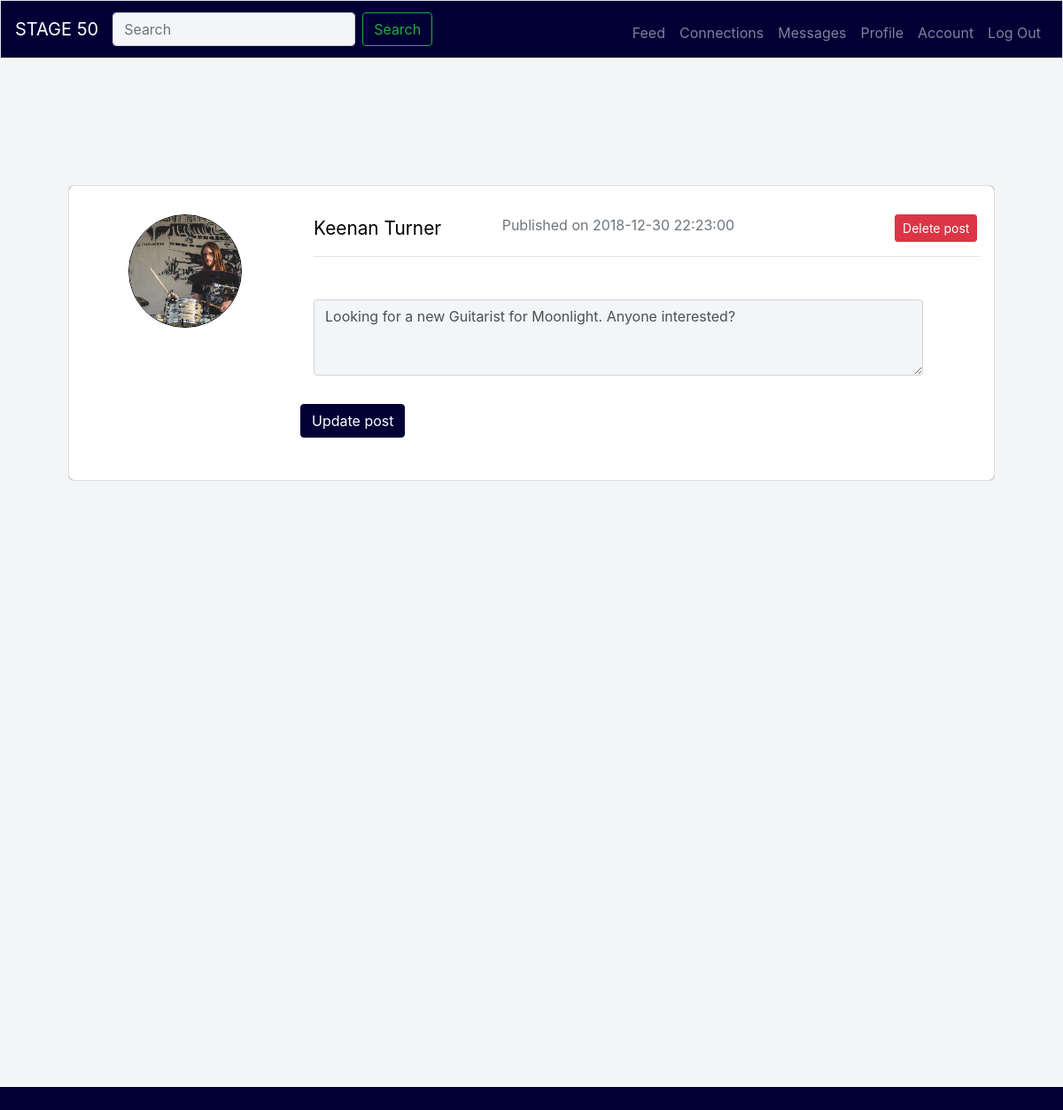
/post/14/edit (signed in), run on the app's committed database.
### tables this page shows
CREATE TABLE 'users' (
    'id' integer PRIMARY KEY AUTOINCREMENT NOT NULL,
    'first' varchar(100) NOT NULL,
    'last' varchar(100) NOT NULL,
    'email' varchar(100) NOT NULL UNIQUE,
    'hash' text NOT NULL,
    'created_at' datetime NOT NULL
);

CREATE TABLE 'posts' (
    'id' integer PRIMARY KEY AUTOINCREMENT NOT NULL,
    'author_id' integer NOT NULL REFERENCES users(id),
    'content' text NOT NULL,
    'date_published' datetime NOT NULL
);

### application.py (the view)
@app.route("/post/<postid>/edit", methods=["GET", "POST"])
@login_required
def post_edit(postid):
    if request.method == "POST":
        if not request.form.get("content"):
            flash("Post cannot be empty.", "danger")
            return redirect("/post/" + postid + "/edit")
        update_post(conn, postid, request.form.get("content"))
        flash("Post updated!", "success")
        return redirect("/post/" + postid)
    else:
        post = get_post(conn, postid)
        if session["user_id"] != post["author_id"]:
            flash("You don't have permission to do that.", "danger")
            return redirect("/post/" + postid)
        return render_template("post_edit.html", post=post)

### application.py (called while the page is built)
@app.after_request
def after_request(response):
    response.headers["Cache-Control"] = "no-cache, no-store, must-revalidate"
    response.headers["Expires"] = 0
    response.headers["Pragma"] = "no-cache"
    return response

### helpers.py (called while the page is built)
def login_required(f):
    @wraps(f)
    def decorated_function(*args, **kwargs):
        if session.get("user_id") is None:
            return redirect("/login")
        return f(*args, **kwargs)
    return decorated_function

def get_picture_path(picture_name):
    picture_path = os.path.join('static/profile_pics', picture_name)
    return picture_path

def get_post(conn, postid):
    cursor = conn.execute("""SELECT posts.*, users.first, users.last, profiles.picture
                             FROM posts
                             JOIN users ON posts.author_id = users.id
                             JOIN profiles ON posts.author_id = profiles.id
                             WHERE posts.id = :postid""", {"postid": postid})
    row = cursor.fetchone()
    if row is None:
        flash("Failed to load post.", "danger")
        return redirect("/feed")
    post = {}
    post["id"] = row[0]
    post["author_id"] = row[1]
    post["content"] = row[2]
    post["date_published"] = row[3]
    post["author_first"] = row[4]
    post["author_last"] = row[5]
    post["author_picture"] = get_picture_path(row[6])
    return post

### templates/post_edit.html (shortened to what this page needs)
{% extends "layout.html" %}
{% block styles %}
    {{ super() }}
{% endblock %}
{% block navbar %}
    {{ super() }}
{% endblock %}
{% block main %}
    <form class="post row" action="/post/{{ post.id }}/edit" method="POST">
        <div class="post-picture col-md-3">
            <img class="round-medium-pic" src="/{{ post.author_picture }}" alt="{{ post.author_first }} {{ post.author_last }}"/>
        </div>
        <div class="post-data col-md-9">
            <div class="post-metadata row">
                <div class="post-author-name col-md-3">
                    <a href="/profile/{{ post.author_id }}">{{ post.author_first }} {{ post.author_last }}</a>
                </div>
                <div class="post-date-published col-md-5 text-muted">
                    Published on {{ post.date_published }}
                </div>
                {% if post.author_id == session.user_id %}
                <div class="post-edit col-md-2"></div>
                <div class="post-delete col-md-2">
                    <a class="btn btn-sm btn-danger" href="/post/{{ post.id }}/delete">Delete post</a>
                </div>
                {% endif %}
            </div>
            <hr/>
            <div class="post-content row">
                <div class="col-md-11">
                    <textarea class="form-control" name="content" placeholder="Share something here." rows="3" cols="50">{{ post.content }}</textarea>
                </div>
                <div class="col-md-1"></div>
            </div>
            <div class="form-group row">
                <button class="btn btn-md btn-success" type="submit">Update post</button>
            </div>
        </div>
    </form>
{% endblock %}

### static/styles.css (style rules this page uses)
html, body { height: 100%; width: 100%; min-height: 100%; background-color: #f4f5f7; }
.round-big-pic, .round-medium-pic, .round-small-pic { overflow: hidden; border: 1px solid black; border-radius: 50%; }
.round-medium-pic { height: 8rem; width: 8rem; }
.post { background-color: #fff; margin: 3rem auto; padding: 2rem 0; box-shadow: 0 0 1px black; border-radius: 5px; }
.post-picture, .post-data, .post-author-name, .post-date-published, .post-edit, .post-delete { display: inline-block; }
.post-author-name { text-align: left; }
.post-author-name>a { font-size: 1.3rem; color: black; }
.post-content { padding-top: 2rem; padding-bottom: 2rem; }
.form-group>button { background-color: #000035; border-color: #000035; text-align: center; }
.form-control { background-color: #f4f5f7; }

### data on the page
users: author_first "Keenan", author_last "Turner"
posts: date_published "2018-12-30 22:23:00", content "Looking for a new Guitarist for Moonlight. Anyone interested?"
